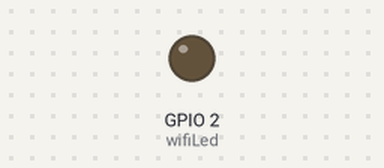
A sketch run on a simulated ESP32. Parts: output pins drawn as LEDs (lit = HIGH). WiFi joins after 1.5 s; servers stay silent unless stated; what the sketch prints to the serial monitor is not drawn.

Above: at 0.2 s.
At 2.0 s:
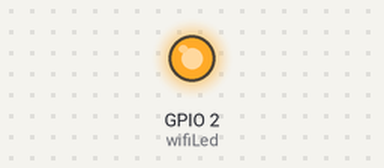
Timing chart, 0 to 3.5 s (numbered marks = the images above):
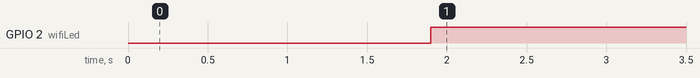

The sketch:

esp32windspeed01.ino
```cpp
/* Fill-in your Template ID (only if using Blynk.Cloud) */
#define BLYNK_TEMPLATE_ID ""
#define BLYNK_TEMPLATE_NAME ""
#define BLYNK_AUTH_TOKEN ""
#define BLYNK_FIRMWARE_VERSION "0.1.0"
bool fetch_blynk_state = true;  //true or false
//#define BLYNK_PRINT Serial
#include <WiFi.h>
#include <WiFiClient.h>
#include <BlynkSimpleEsp32.h>
char auth[] = BLYNK_AUTH_TOKEN;
//============Modbus Master=============//
#include <ModbusMaster.h>
#define RX1 16  //RO,RX
#define TX1 17  //DI,TX
//============Modbus Master=============//
//=============Modbus Object============//
ModbusMaster node1;  //Slave ID1 Windspeed Sensor
//=============Modbus Object============//

//=============Simple Timer=============//
#include <SimpleTimer.h>
SimpleTimer timer;
//=============Simple Timer=============//
//==============VirtualPIN==============//
//V1 Windspeed
//==============VirtualPIN==============//

//=========Your WiFi credentials.========//
// Set password to "" for open networks.
char ssid[] = "";               //แก้ชื่อกับรหัส Wi-Fi
char pass[] = "";
int wifiFlag = 0;
#define wifiLed 2  //D2
unsigned long previousMillis = 0;
unsigned long interval = 30000;
//=========Your WiFi credentials.========//

//============Wi-Fi Connection===========//
void initWiFi() {
  WiFi.mode(WIFI_STA);
  WiFi.begin(ssid, pass);
  Serial.print("Connecting to WiFi ..");
  if (WiFi.status() != WL_CONNECTED) {
    Serial.print('.');
  }
  Serial.println(WiFi.localIP());
}
//============Wi-Fi Connection===========//
//============Setup Function=============//
void setup() {
  Serial.begin(9600);
  Serial2.begin(9600, SERIAL_8N1, RX1, TX1);  //RX1=16,TX1=17
  node1.begin(1, Serial2);                    //Slave ID1 Windspeed Sensor
  delay(100);

  // Setup Pin Mode
  pinMode(wifiLed, OUTPUT);     // ESP32 PIN GPIO2

  // Set Defult Relay Status
  digitalWrite(wifiLed, LOW);  // ESP32 PIN GPIO2

  initWiFi();
  Serial.print("RSSI: ");
  Serial.println(WiFi.RSSI());

  timer.setInterval(10000L, checkBlynkStatus);  // check if Blynk server is connected every 10 seconds
  timer.setInterval(5000L, wind_rs_n01);

  Blynk.config(auth);
  delay(1000);

  if (!fetch_blynk_state) {
  }
}
//============Setup Function=============//

//============Wi-Fi Connection===========//

//=====Check Blynk connected Status======//
void checkBlynkStatus() {  // called every 10 seconds by SimpleTimer
  bool isconnected = Blynk.connected();
  if (isconnected == false) {
    wifiFlag = 1;
    Serial.println("Blynk Not Connected");
    digitalWrite(wifiLed, LOW);
  }
  if (isconnected == true) {
    wifiFlag = 0;
    if (!fetch_blynk_state) {
      digitalWrite(wifiLed, HIGH);
    }
  }
}
//=====Check Blynk connected Status======//

//============Blynk Connected============//
BLYNK_CONNECTED() {
  // Request the latest state from the server
  if (fetch_blynk_state) {
    digitalWrite(wifiLed, HIGH);
    Blynk.syncAll();
  }
}
//============Blynk Connected============//

//=========Windspeed Sensor====--========//
void wind_rs_n01()
{
  uint8_t result;
  float wind01 = (node1.getResponseBuffer(0)); //Change m/s to km/h= m/s *3.6, Change km/h to m/s = km/h /3.6

  Serial.println("Get Wind Speed Data");
   result = node1.readHoldingRegisters(0x0000, 1); // Read 2 registers starting at 1)
  if (result == node1.ku8MBSuccess)
  {
    Serial.print("Winspeed: ");
    Serial.println(node1.getResponseBuffer(0));
  }
  delay(100);
  Blynk.virtualWrite(V1, wind01);
}
//=======SoilMoisture Sensor============//

//=============Loop Function=============//
void loop() {
  //When push/pop event occured execute component in touch event list

  //Check Wi-Fi connection
  unsigned long currentMillis = millis();
  // if WiFi is down, try reconnecting every CHECK_WIFI_TIME seconds
  if ((WiFi.status() != WL_CONNECTED) && (currentMillis - previousMillis >= interval)) {
    Serial.print(millis());
    Serial.println("Reconnecting to WiFi...");
    WiFi.disconnect();
    WiFi.reconnect();
    previousMillis = currentMillis;
  }
  Blynk.run();
  timer.run();
}
//=============Loop Function=============//
```

Measured:
- by itself, GPIO 2 (wifiLed): LOW → HIGH at 1.9 s
